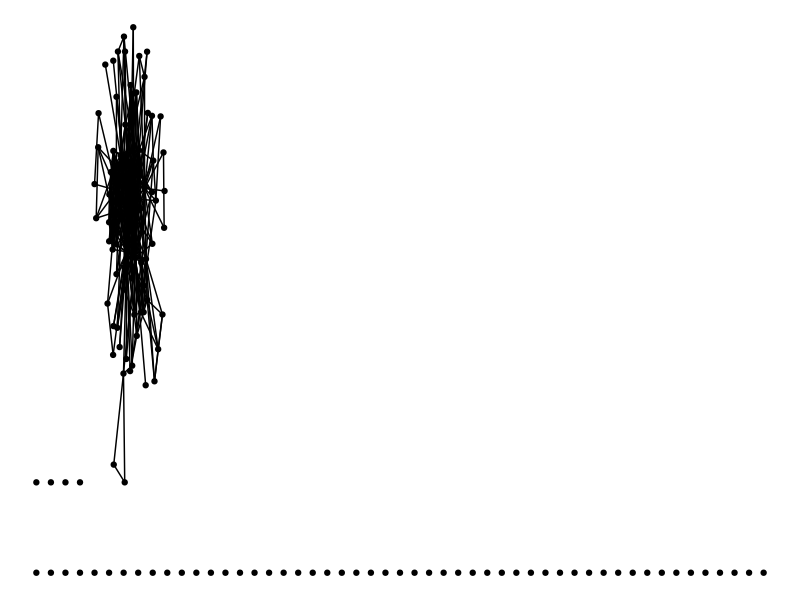
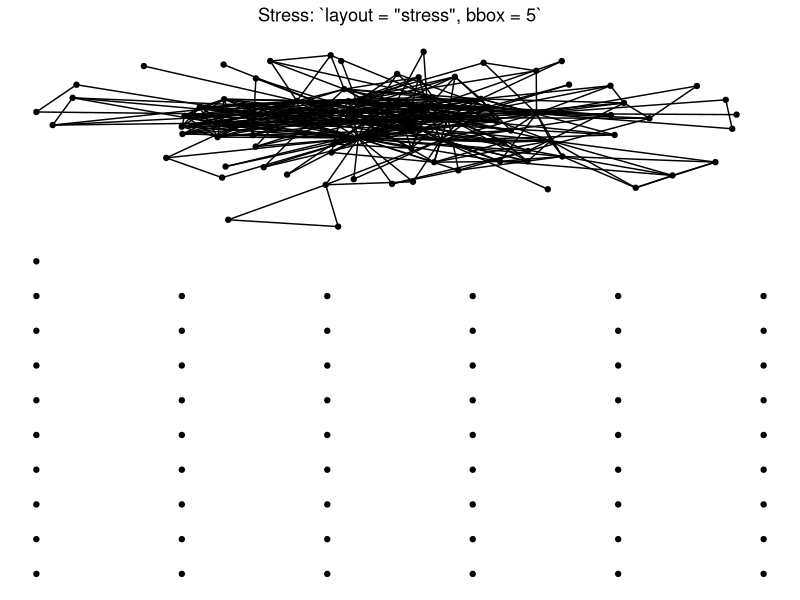
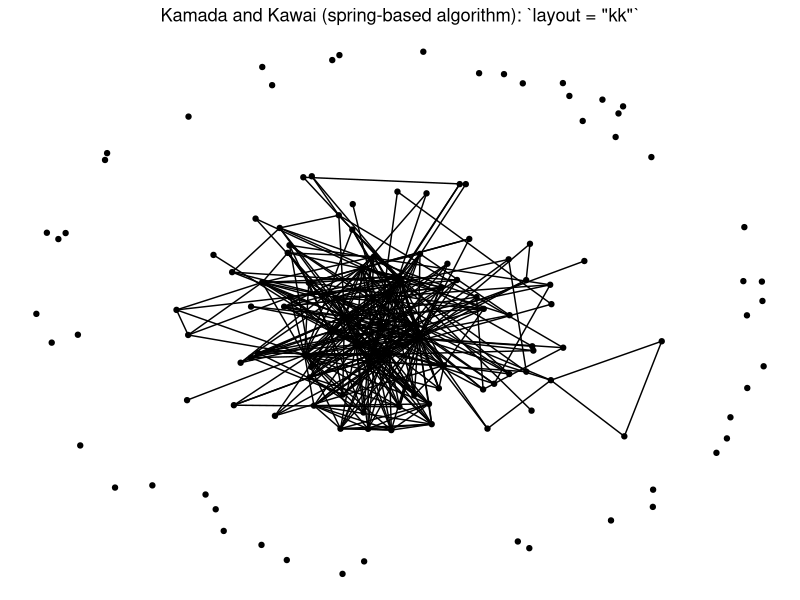
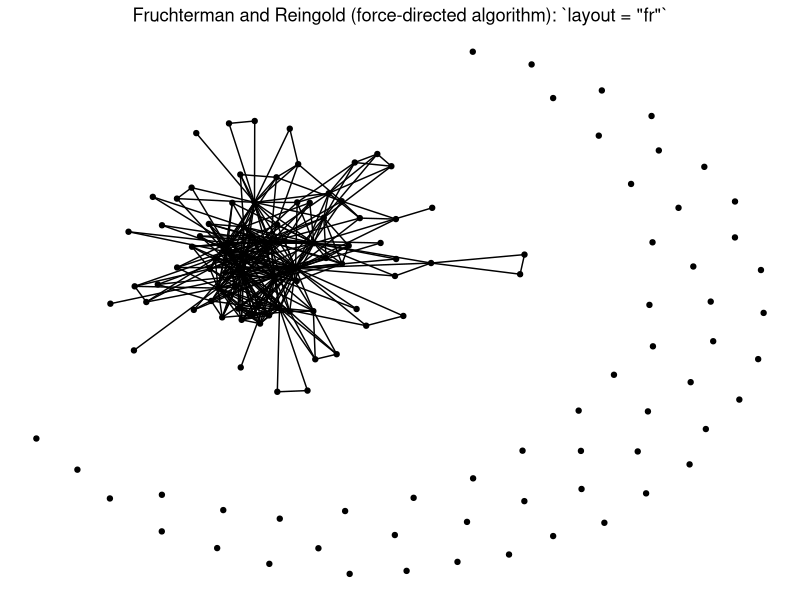
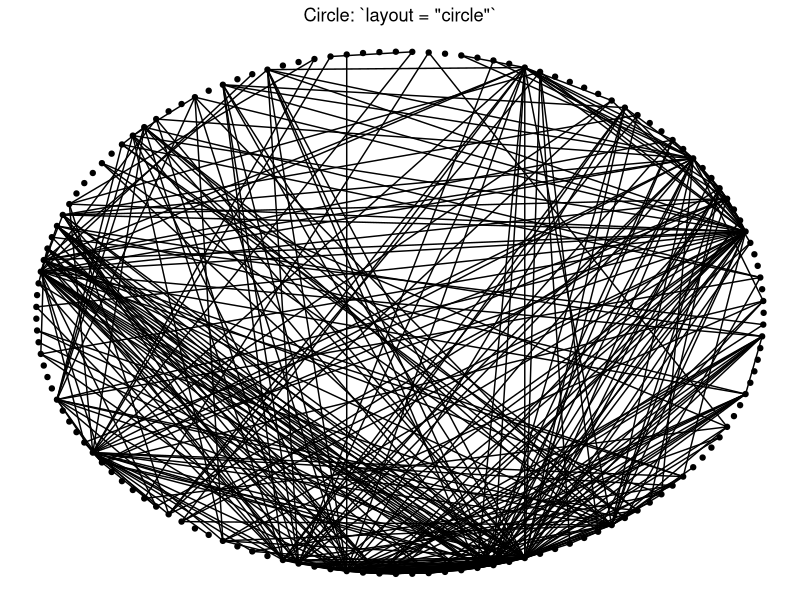
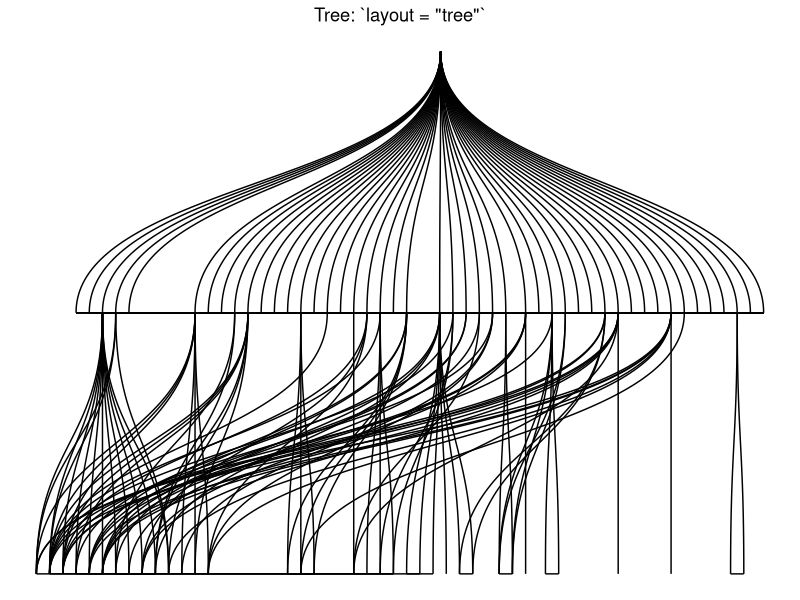
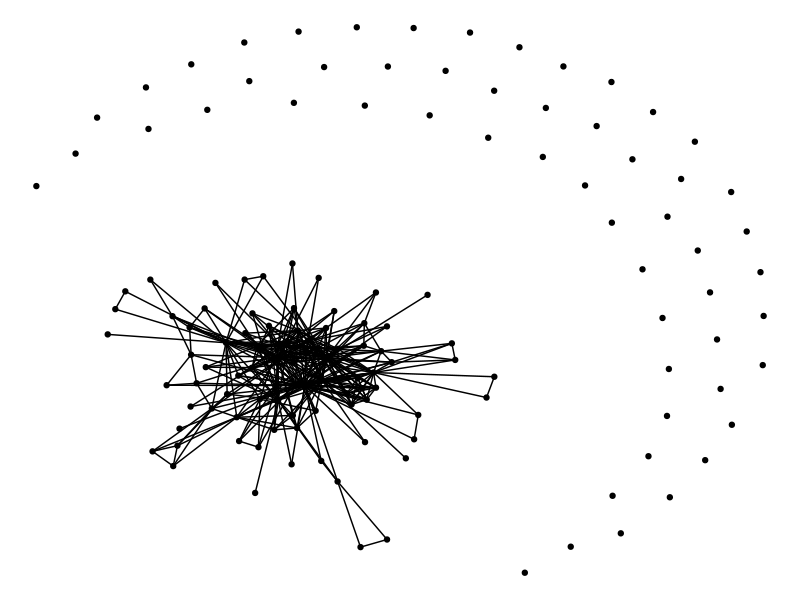
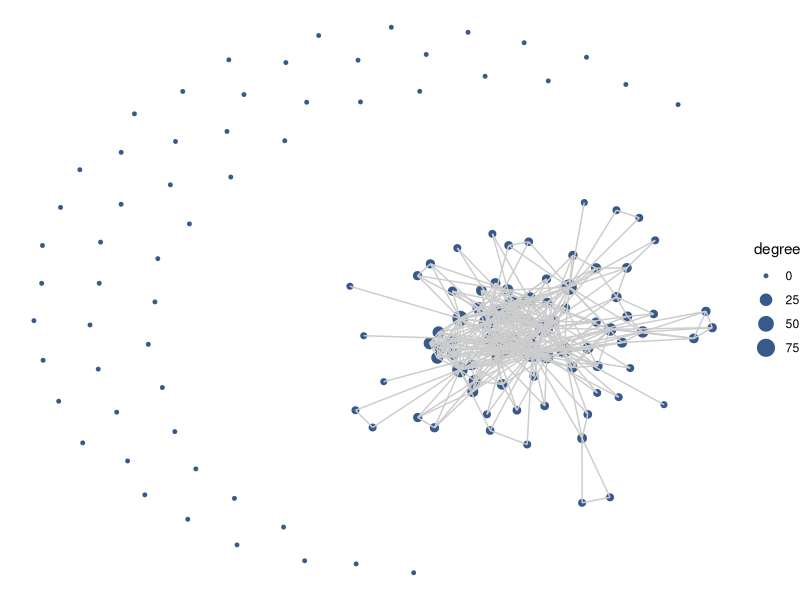

The R source for these figures, in order: (Note: this script raises an error after producing the figures.)
## ---- chunk 1
knitr::opts_chunk$set(warning = F, message = F)
## ---- chunk 2
library(igraph)
library(network)
library(ggraph)
## ---- chunk 3
edges_1mode <- read.csv('data/edgelist_projected.csv')
nodes_1mode <- read.csv('data/nodelist_onemode.csv')

net1 <- network(x = edges_1mode, 
               vertices = nodes_1mode,
               bipartite = F,  
               directed = F)
g1 <- igraph::graph_from_data_frame(edges_1mode, vertices = nodes_1mode, directed = F)
## ---- chunk 4
library(sna)
library(dplyr)
library(magrittr)
## ---- chunk 5
detach("package:igraph", unload = TRUE)
## ---- chunk 6
ggraph(net1) +
    geom_node_point() +
    geom_edge_link() +
    theme_void()
## ---- chunk 7
ggraph(net1, layout = 'stress', bbox = 5) +
    geom_edge_link() +
    geom_node_point() +
    theme_void() +
    labs(title = 'Stress: `layout = "stress", bbox = 5`') +
    theme(plot.title = element_text(hjust = 0.5))

ggraph(net1, layout = 'kk') +
    geom_edge_link() +
    geom_node_point() +
    theme_void() +
    labs(title = 'Kamada and Kawai (spring-based algorithm): `layout = "kk"`')  +
    theme(plot.title = element_text(hjust = 0.5))

ggraph(net1, layout = 'fr') +
    geom_edge_link() +
    geom_node_point() +
    theme_void() +
    labs(title = 'Fruchterman and Reingold (force-directed algorithm): `layout = "fr"`')  +
    theme(plot.title = element_text(hjust = 0.5))

ggraph(net1, layout = 'circle') +
    geom_edge_link() +
    geom_node_point() +
    theme_void()  +
    labs(title = 'Circle: `layout = "circle"`')  +
    theme(plot.title = element_text(hjust = 0.5))
## ---- chunk 8
ggraph(net1, layout = 'tree') +
    geom_edge_diagonal() +
    theme_void() +
    labs(title = 'Tree: `layout = "tree"`') +
    theme(plot.title = element_text(hjust = 0.5))
## ---- chunk 9
fixed_coord <- create_layout(net1, layout = 'fr')
head(fixed_coord[c(1:2,5)])
## ---- chunk 10
ggraph(net1, layout = 'fr') +
    geom_node_point() +
    geom_edge_link() +
    theme_void()
## ---- chunk 11
net1 %v% 'degree' <- degree(net1)
## ---- chunk 12
viridis::viridis(12)
## ---- chunk 13
clrs <- c("#440154FF", "#482173FF", "#433E85FF", "#38598CFF",
          "#2D708EFF", "#25858EFF", "#1E9B8AFF", "#2BB07FFF", 
          "#51C56AFF", "#85D54AFF", "#C2DF23FF", "#FDE725FF")
## ---- chunk 14
ggraph(net1, layout = 'fr') +
  geom_node_point(aes(size = degree), 
                  color = clrs[4]) +
  geom_edge_link(color = "gray80") +
  theme_void()
## ---- chunk 15
ggraph(net1, layout = 'fr') +
  geom_edge_link(color = "gray80") +
  geom_node_point(aes(size = degree), 
                  color = clrs[4], alpha = .7) +
  theme_void()
## ---- chunk 16
ggraph(net1, layout = 'fr') +
  geom_edge_link(color = "gray70") +
  geom_node_point(aes(size = tidygraph::centrality_degree()), 
                  color = clrs[4], alpha = .8) +
  theme_void()
## ---- chunk 17
ggraph(net1, layout = 'fr') +
  geom_edge_link(color = "gray80") +
  geom_node_point(aes(size = degree), color = clrs[4],
                  alpha = .7) +
  theme_void() +
  labs(title = "Delta Science Collaborative Research Network") +
  theme(legend.position = "none")
## ---- chunk 18
head(net1 %v% 'name')
## ---- chunk 19
ggraph(net1, layout = 'fr') +
  geom_edge_link(color = "gray80") +
  geom_node_point(aes(size = degree), color = clrs[4],
                  alpha = .7) +
  theme_void() +
  theme(legend.position = "none") +
  labs(title = "Delta Science Collaborative Research Network") +
  geom_node_text(aes(label = name),
                size = 3, 
                color="black")
## ---- chunk 20
# Use extract the network's degree values based on the order of degrees
degs <- (net1 %v% 'degree')[order(net1 %v% 'degree')]
# Then identify the top 5 unique degree values
topdegs <- unique(rev(degs))[1:5]
# Then create a network variable named labels and add the name only if a
# node has the number of degrees in the 'top degrees'
net1 %v% 'labels' <- ifelse((net1 %v% 'degree') %in% topdegs, 
                           net1 %v% 'name', '')
## ---- chunk 21
net1 %v% 'labels'
## ---- chunk 22
ggraph(net1, layout = 'fr') +
  geom_edge_link(color = "gray80") +
  geom_node_point(aes(size = degree), color = clrs[4],
                  alpha = .7) +
  theme_void() +
  theme(legend.position = "none") +
    labs(title = "Delta Science Collaborative Research Network") +
  geom_node_text(aes(label = labels),
                   size = 3)
## ---- chunk 23
ggraph(net1, layout = 'fr') +
  geom_edge_link(color = "gray80") +
  geom_node_point(aes(size = degree), color = clrs[4],
                  alpha = .7) +
  theme_void() +
  theme(legend.position = "none") +
    labs(title = "Delta Science Collaborative Research Network") +
  geom_node_text(aes(label = labels),
                   size = 3,
                   repel = T)
## ---- chunk 24
network.size(net1)
mean(net1 %v% 'degree')
sum(component.largest(net1))
length(isolates(net1))
main_comp <- component.largest(net1, result = 'graph')
mean(geodist(main_comp)[['gdist']], na.rm = T)
## ---- chunk 25
netplot_function <- function(netname){
  p <- ggraph(netname, layout = 'fr') +
         geom_edge_link(color = "gray80") +
         geom_node_point(aes(size = degree), color = clrs[4],
                         alpha = .7) +
         theme_void() +
         theme(legend.position = "none") +
           labs(title = "Delta Science Collaborative Research Network") +
         geom_node_text(aes(label = labels),
                          size = 3,
                          repel = T)
  return(p)
}
## ---- chunk 26
isolates(net1)
noiso <-  (1:network.size(net1))[-isolates(net1)]
net1_noiso <- get.inducedSubgraph(net1, noiso)
## ---- chunk 27
netplot_function(net1_noiso)
## ---- chunk 28
ec <- equiv.clust(net1_noiso)
plot(ec)
## ---- chunk 29
length(unique(ec$cluster$height))
## ---- chunk 30
bm <- blockmodel(net1_noiso, ec, k = 5,  glabels = "DSC Collaboration")
## ---- chunk 31
table(bm$block.membership)
## ---- chunk 32
bm$block.model
## ---- chunk 33
membership <- data.frame("block" = bm$block.membership,
                         "vertex.names" = bm$plabels)
membership <- membership[order(membership$vertex.names),]
net1_noiso %v% 'membership' <- membership$block
## ---- chunk 34
ggraph(net1_noiso, layout = 'fr') +
         geom_edge_link(color = "gray80") +
         geom_node_point(aes(size = degree, color = factor(membership)),
                         alpha = .7) +
         theme_void() +
         labs(title = "Delta Science Collaborative Research Network") +
         geom_node_text(aes(label = labels),
                          size = 3,
                          repel = T) +
         scale_color_viridis_d() +
         labs(color = "Community", size = "Degree")
## ---- chunk 35
# Like before, set a conditional statement so that we only have labels
# for nodes whose membership is in the dense nodes
net1_noiso %v% 'member_label' <- ifelse(net1_noiso %v% 'membership' %in% 2:5,
                                        net1_noiso %v% 'name', "")
## ---- chunk 36
data.frame('block' = 
             (net1_noiso %v% 'membership')[net1_noiso %v% 'membership' %in% 2:5],
           'name' = (net1_noiso %v% 'name')[net1_noiso %v% 'membership' %in% 2:5]) %>% 
  arrange(block)
## ---- chunk 37
iso_net <- ggraph(net1_noiso, layout = 'fr') +
         geom_edge_link(color = "gray80") +
         geom_node_point(aes(size = degree, color = factor(membership)),
                         alpha = .7) +
         theme_void() +
         labs(title = "Delta Science Collaborative Research Network") +
         geom_node_text(aes(label = member_label),
                          size = 3,
                          repel = T) +
         scale_color_viridis_d() +
         labs(color = "Community", size = "Degree")
iso_net
## ---- chunk 38
iso_net +
    labs(color = "Community", size = "Degree") + 
    guides(color = "legend", size = "none") +
    theme(legend.position = "bottom")
## ---- chunk 39
net1
## ---- chunk 40
# First, let's give these ids, which will become important later
net1 %v% 'id' <- net1 %v% 'vertex.names'

# Get the edges for each time period
t1 <- which(net1 %e% 'before_1980' == T)
t2 <- which(net1 %e% 'Y1980_1994' == T)
t3 <- which(net1 %e% 'Y1995_2009' == T)
t4 <- which(net1 %e% 'Y2010_2024' == T)
## ---- chunk 41
# Induce subgraphs based on edges
net1_t1 <- get.inducedSubgraph(net1, eid = t1)
net1_t2 <- get.inducedSubgraph(net1, eid = t2)
net1_t3 <- get.inducedSubgraph(net1, eid = t3)
net1_t4 <- get.inducedSubgraph(net1, eid = t4)
## ---- chunk 42
net1_t2
## ---- chunk 43
(net1_t1 %v% 'degree')[(net1_t1 %v% 'name' == "SFEI")]
(net1_t2 %v% 'degree')[(net1_t2 %v% 'name' == "SFEI")]
(net1 %v% 'degree')[(net1 %v% 'name' == "SFEI")]
## ---- chunk 44
net1_t1 %v% 'degree' <- degree(net1_t1)
net1_t2 %v% 'degree' <- degree(net1_t2)
net1_t3 %v% 'degree' <- degree(net1_t3)
net1_t4 %v% 'degree' <- degree(net1_t4)
## ---- chunk 45
label_top_degree <- function(netname, n){
  degs <- (netname %v% 'degree')[order(netname %v% 'degree')]
  topdegs <- unique(rev(degs))[1:n]
  labels <- ifelse((netname %v% 'degree') %in% topdegs, 
                           netname %v% 'name', '')
  return(labels)
}

net1_t1 %v% 'labels' <- label_top_degree(net1_t1, 5)
net1_t2 %v% 'labels' <- label_top_degree(net1_t2, 5)
net1_t3 %v% 'labels' <- label_top_degree(net1_t3, 5)
net1_t4 %v% 'labels' <- label_top_degree(net1_t4, 5)
## ---- chunk 46
netplot_function(net1_t1) + labs(title = "Collaborative network: Pre 1980")
netplot_function(net1_t2) + labs(title = "Collaborative network: 1980-1994")
netplot_function(net1_t3) + labs(title = "Collaborative network: 1995-2009")
netplot_function(net1_t4) + labs(title = "Collaborative network: 2010-2024")
## ---- chunk 47
set.seed(26)
net1_noiso %v% 'id' <- net1_noiso %v% 'vertex.names'
fixed_coord <- create_layout(net1_noiso, layout = 'fr')
head(fixed_coord[,c(1:8)])
## ---- chunk 48
# 1. Create a layout table for the subgraph
coord_t1 <- create_layout(net1_t1, layout = 'fr')
# 2. Subset the relevant coordinates from the full layout table
fixed_coord_t1 <- fixed_coord[fixed_coord$id %in% coord_t1$id, c('x','y', 'id')]
# 3. Assign the 
coord_t1$x <- fixed_coord_t1$x
coord_t1$y <- fixed_coord_t1$y
## ---- chunk 49
assign_fixed_coords <- function(netname, fixed){
  coord_t <- create_layout(netname, layout = 'fr')
  fixed_coord_t <- fixed[fixed$id %in% coord_t$id, c('x','y')]
  coord_t$x <- fixed_coord_t$x
  coord_t$y <- fixed_coord_t$y
  return(coord_t)
} 

coord_t1 <- assign_fixed_coords(net1_t1, fixed_coord)
coord_t2 <- assign_fixed_coords(net1_t2, fixed_coord)
coord_t3 <- assign_fixed_coords(net1_t3, fixed_coord)
coord_t4 <- assign_fixed_coords(net1_t4, fixed_coord)
## ---- chunk 50
netplot_function(coord_t1) + labs(title = "Collaborative network: Pre 1980")
netplot_function(coord_t2) + labs(title = "Collaborative network: 1980-1994")
netplot_function(coord_t3) + labs(title = "Collaborative network: 1995-2009")
netplot_function(coord_t4) + labs(title = "Collaborative network: 2010-2024")
## ---- chunk 51
netplot_function(coord_t1) + labs(title = "Collaborative network: Pre 1980") +
  xlim(c(-9,7)) + ylim(c(-10,6))
netplot_function(coord_t2) + labs(title = "Collaborative network: 1980-1994") +
  xlim(c(-9,7)) + ylim(c(-10,6))
netplot_function(coord_t3) + labs(title = "Collaborative network: 1995-2009") +
  xlim(c(-9,7)) + ylim(c(-10,6))
netplot_function(coord_t4) + labs(title = "Collaborative network: 2010-2024") +
  xlim(c(-9,7)) + ylim(c(-10,6))
